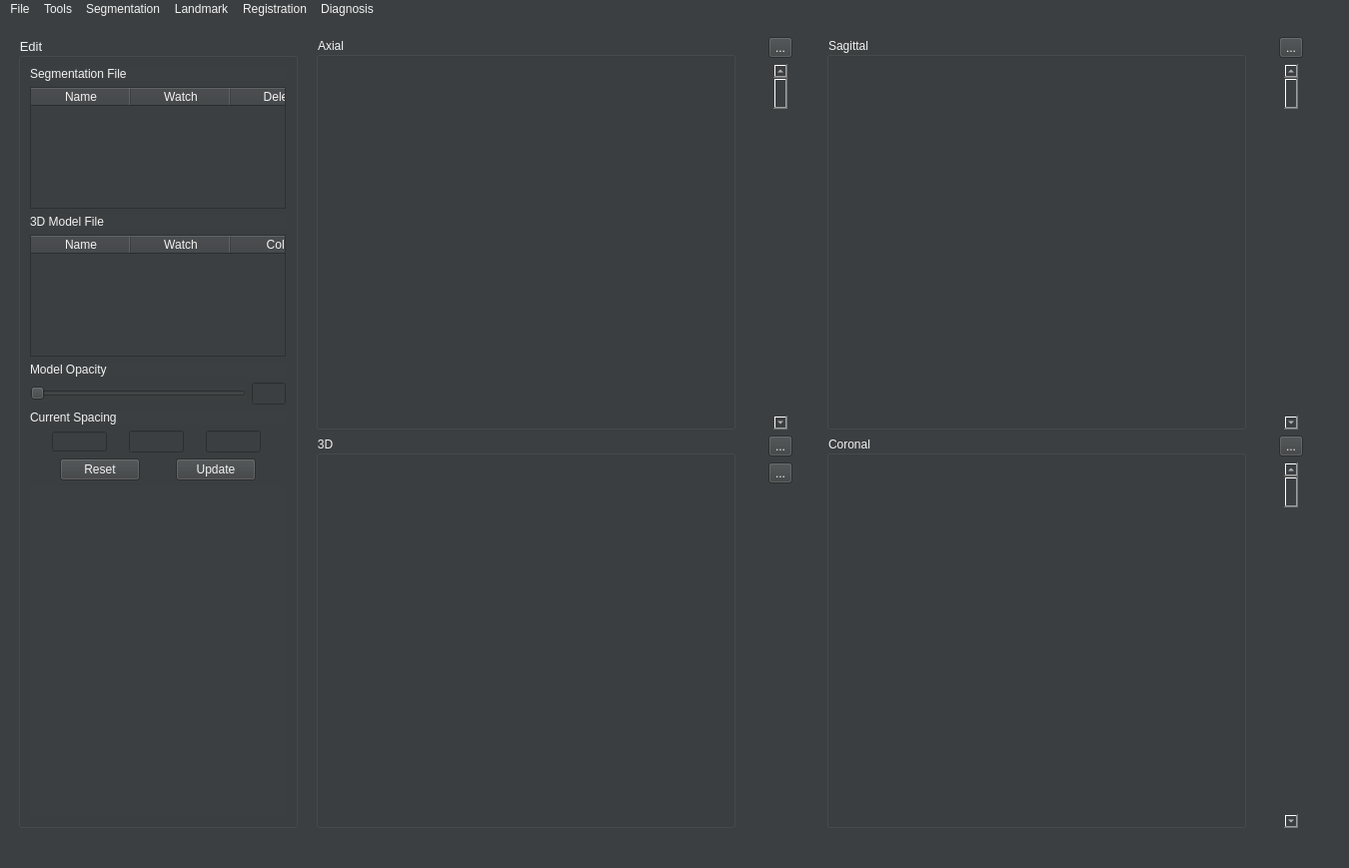
<?xml version="1.0" encoding="UTF-8"?>
<ui version="4.0">
 <class>MainWindow</class>
 <widget class="QMainWindow" name="MainWindow">
  <property name="geometry">
   <rect>
    <x>0</x>
    <y>0</y>
    <width>1350</width>
    <height>869</height>
   </rect>
  </property>
  <property name="minimumSize">
   <size>
    <width>0</width>
    <height>0</height>
   </size>
  </property>
  <property name="maximumSize">
   <size>
    <width>16777215</width>
    <height>16777215</height>
   </size>
  </property>
  <property name="windowTitle">
   <string>MainWindow</string>
  </property>
  <property name="styleSheet">
   <string notr="true">background-color:#3c3f41;
color: #f2f2f2;</string>
  </property>
  <widget class="QWidget" name="centralwidget">
   <property name="sizePolicy">
    <sizepolicy hsizetype="Expanding" vsizetype="Preferred">
     <horstretch>0</horstretch>
     <verstretch>0</verstretch>
    </sizepolicy>
   </property>
   <property name="minimumSize">
    <size>
     <width>0</width>
     <height>0</height>
    </size>
   </property>
   <property name="maximumSize">
    <size>
     <width>16777215</width>
     <height>16777215</height>
    </size>
   </property>
   <layout class="QHBoxLayout" name="horizontalLayout_2">
    <property name="spacing">
     <number>0</number>
    </property>
    <item>
     <widget class="QWidget" name="widget" native="true">
      <property name="sizePolicy">
       <sizepolicy hsizetype="Fixed" vsizetype="Preferred">
        <horstretch>0</horstretch>
        <verstretch>0</verstretch>
       </sizepolicy>
      </property>
      <property name="minimumSize">
       <size>
        <width>0</width>
        <height>0</height>
       </size>
      </property>
      <property name="maximumSize">
       <size>
        <width>16777215</width>
        <height>16777215</height>
       </size>
      </property>
      <layout class="QVBoxLayout" name="verticalLayout_2">
       <item>
        <widget class="QGroupBox" name="groupBox">
         <property name="maximumSize">
          <size>
           <width>16777215</width>
           <height>16777215</height>
          </size>
         </property>
         <property name="font">
          <font>
           <pointsize>10</pointsize>
          </font>
         </property>
         <property name="title">
          <string>Edit</string>
         </property>
         <layout class="QVBoxLayout" name="verticalLayout">
          <item>
           <widget class="QLabel" name="label_3">
            <property name="text">
             <string>Segmentation File</string>
            </property>
           </widget>
          </item>
          <item>
           <widget class="QTableWidget" name="seg_tableWidget">
            <property name="styleSheet">
             <string notr="true">QHeaderView::section{background-color:#3c3f41;color: #f2f2f2;};</string>
            </property>
            <property name="horizontalScrollBarPolicy">
             <enum>Qt::ScrollBarAlwaysOff</enum>
            </property>
            <column>
             <property name="text">
              <string>Name</string>
             </property>
            </column>
            <column>
             <property name="text">
              <string>Watch</string>
             </property>
            </column>
            <column>
             <property name="text">
              <string>Delete</string>
             </property>
            </column>
           </widget>
          </item>
          <item>
           <widget class="QLabel" name="label">
            <property name="text">
             <string>3D Model File</string>
            </property>
           </widget>
          </item>
          <item>
           <widget class="QTableWidget" name="tableView">
            <property name="minimumSize">
             <size>
              <width>0</width>
              <height>100</height>
             </size>
            </property>
            <property name="styleSheet">
             <string notr="true">QHeaderView::section{background-color:#3c3f41;color: #f2f2f2;};</string>
            </property>
            <property name="horizontalScrollBarPolicy">
             <enum>Qt::ScrollBarAlwaysOff</enum>
            </property>
            <property name="columnCount">
             <number>4</number>
            </property>
            <column>
             <property name="text">
              <string>Name</string>
             </property>
            </column>
            <column>
             <property name="text">
              <string>Watch</string>
             </property>
            </column>
            <column>
             <property name="text">
              <string>Color</string>
             </property>
            </column>
            <column>
             <property name="text">
              <string>Delete</string>
             </property>
            </column>
           </widget>
          </item>
          <item>
           <widget class="QLabel" name="label_2">
            <property name="text">
             <string>Model Opacity</string>
            </property>
           </widget>
          </item>
          <item>
           <layout class="QHBoxLayout" name="horizontalLayout">
            <item>
             <widget class="QSlider" name="horizontalSlider">
              <property name="orientation">
               <enum>Qt::Horizontal</enum>
              </property>
             </widget>
            </item>
            <item>
             <widget class="QLineEdit" name="lineEdit">
              <property name="maximumSize">
               <size>
                <width>34</width>
                <height>25</height>
               </size>
              </property>
             </widget>
            </item>
           </layout>
          </item>
          <item>
           <widget class="QLabel" name="label_4">
            <property name="text">
             <string>Current Spacing</string>
            </property>
           </widget>
          </item>
          <item>
           <layout class="QHBoxLayout" name="horizontalLayout_5">
            <property name="spacing">
             <number>0</number>
            </property>
            <item>
             <widget class="QLineEdit" name="lineEdit_4">
              <property name="maximumSize">
               <size>
                <width>55</width>
                <height>20</height>
               </size>
              </property>
             </widget>
            </item>
            <item>
             <widget class="QLineEdit" name="lineEdit_3">
              <property name="maximumSize">
               <size>
                <width>55</width>
                <height>16777215</height>
               </size>
              </property>
             </widget>
            </item>
            <item>
             <widget class="QLineEdit" name="lineEdit_2">
              <property name="maximumSize">
               <size>
                <width>55</width>
                <height>16777215</height>
               </size>
              </property>
             </widget>
            </item>
           </layout>
          </item>
          <item>
           <layout class="QHBoxLayout" name="horizontalLayout_6">
            <item>
             <widget class="QPushButton" name="pushButton_2">
              <property name="maximumSize">
               <size>
                <width>80</width>
                <height>16777215</height>
               </size>
              </property>
              <property name="text">
               <string>Reset</string>
              </property>
             </widget>
            </item>
            <item>
             <widget class="QPushButton" name="pushButton">
              <property name="maximumSize">
               <size>
                <width>80</width>
                <height>16777215</height>
               </size>
              </property>
              <property name="text">
               <string>Update</string>
              </property>
             </widget>
            </item>
           </layout>
          </item>
          <item>
           <widget class="QWidget" name="verticalWidget" native="true">
            <property name="minimumSize">
             <size>
              <width>0</width>
              <height>330</height>
             </size>
            </property>
            <layout class="QVBoxLayout" name="verticalLayout_4">
             <property name="leftMargin">
              <number>0</number>
             </property>
             <property name="topMargin">
              <number>0</number>
             </property>
             <property name="rightMargin">
              <number>0</number>
             </property>
             <property name="bottomMargin">
              <number>0</number>
             </property>
            </layout>
           </widget>
          </item>
         </layout>
        </widget>
       </item>
      </layout>
     </widget>
    </item>
    <item>
     <widget class="QWidget" name="Image_widget" native="true">
      <property name="sizePolicy">
       <sizepolicy hsizetype="Preferred" vsizetype="Preferred">
        <horstretch>0</horstretch>
        <verstretch>0</verstretch>
       </sizepolicy>
      </property>
      <property name="minimumSize">
       <size>
        <width>700</width>
        <height>0</height>
       </size>
      </property>
      <property name="maximumSize">
       <size>
        <width>16777215</width>
        <height>16777215</height>
       </size>
      </property>
      <layout class="QGridLayout" name="gridLayout" rowstretch="1,1">
       <item row="1" column="2">
        <widget class="QGroupBox" name="G3">
         <property name="minimumSize">
          <size>
           <width>420</width>
           <height>320</height>
          </size>
         </property>
         <property name="maximumSize">
          <size>
           <width>16777215</width>
           <height>16777215</height>
          </size>
         </property>
         <property name="title">
          <string>Coronal</string>
         </property>
         <layout class="QGridLayout" name="gridLayout_G3"/>
        </widget>
       </item>
       <item row="0" column="1">
        <layout class="QVBoxLayout" name="verticalLayout_Transverse">
         <item alignment="Qt::AlignHCenter">
          <widget class="QToolButton" name="toolButton_Transverse">
           <property name="text">
            <string>...</string>
           </property>
          </widget>
         </item>
         <item alignment="Qt::AlignHCenter">
          <widget class="QScrollBar" name="verticalScrollBar">
           <property name="minimumSize">
            <size>
             <width>10</width>
             <height>320</height>
            </size>
           </property>
           <property name="maximumSize">
            <size>
             <width>16777215</width>
             <height>16777215</height>
            </size>
           </property>
           <property name="orientation">
            <enum>Qt::Vertical</enum>
           </property>
          </widget>
         </item>
        </layout>
       </item>
       <item row="0" column="2">
        <widget class="QGroupBox" name="G2">
         <property name="minimumSize">
          <size>
           <width>420</width>
           <height>320</height>
          </size>
         </property>
         <property name="maximumSize">
          <size>
           <width>16777215</width>
           <height>16777215</height>
          </size>
         </property>
         <property name="title">
          <string>Sagittal</string>
         </property>
         <layout class="QGridLayout" name="gridLayout_G2"/>
        </widget>
       </item>
       <item row="0" column="3">
        <layout class="QVBoxLayout" name="verticalLayout_Sagittal">
         <item alignment="Qt::AlignHCenter">
          <widget class="QToolButton" name="toolButton_Sagittal">
           <property name="text">
            <string>...</string>
           </property>
          </widget>
         </item>
         <item alignment="Qt::AlignHCenter">
          <widget class="QScrollBar" name="verticalScrollBar_2">
           <property name="minimumSize">
            <size>
             <width>10</width>
             <height>320</height>
            </size>
           </property>
           <property name="maximumSize">
            <size>
             <width>16777215</width>
             <height>16777215</height>
            </size>
           </property>
           <property name="orientation">
            <enum>Qt::Vertical</enum>
           </property>
          </widget>
         </item>
        </layout>
       </item>
       <item row="1" column="0">
        <widget class="QGroupBox" name="G4">
         <property name="minimumSize">
          <size>
           <width>420</width>
           <height>320</height>
          </size>
         </property>
         <property name="maximumSize">
          <size>
           <width>16777215</width>
           <height>16777215</height>
          </size>
         </property>
         <property name="title">
          <string>3D</string>
         </property>
         <layout class="QGridLayout" name="gridLayout_G4"/>
        </widget>
       </item>
       <item row="0" column="0">
        <widget class="QGroupBox" name="G1">
         <property name="minimumSize">
          <size>
           <width>420</width>
           <height>320</height>
          </size>
         </property>
         <property name="maximumSize">
          <size>
           <width>16777215</width>
           <height>16777215</height>
          </size>
         </property>
         <property name="title">
          <string>Axial</string>
         </property>
         <layout class="QGridLayout" name="gridLayout_G1"/>
        </widget>
       </item>
       <item row="1" column="3">
        <layout class="QVBoxLayout" name="verticalLayout_Coronal">
         <item alignment="Qt::AlignHCenter">
          <widget class="QToolButton" name="toolButton_Coronal">
           <property name="text">
            <string>...</string>
           </property>
          </widget>
         </item>
         <item alignment="Qt::AlignHCenter">
          <widget class="QScrollBar" name="verticalScrollBar_3">
           <property name="minimumSize">
            <size>
             <width>10</width>
             <height>320</height>
            </size>
           </property>
           <property name="maximumSize">
            <size>
             <width>16777215</width>
             <height>16777215</height>
            </size>
           </property>
           <property name="orientation">
            <enum>Qt::Vertical</enum>
           </property>
          </widget>
         </item>
        </layout>
       </item>
       <item row="1" column="1">
        <layout class="QVBoxLayout" name="verticalLayout_Transverse_2">
         <item alignment="Qt::AlignHCenter">
          <widget class="QToolButton" name="toolButton_3d">
           <property name="text">
            <string>...</string>
           </property>
          </widget>
         </item>
         <item alignment="Qt::AlignHCenter">
          <widget class="QToolButton" name="toolButton_reset_3d">
           <property name="text">
            <string>...</string>
           </property>
          </widget>
         </item>
         <item>
          <spacer name="verticalSpacer">
           <property name="orientation">
            <enum>Qt::Vertical</enum>
           </property>
           <property name="sizeHint" stdset="0">
            <size>
             <width>20</width>
             <height>40</height>
            </size>
           </property>
          </spacer>
         </item>
        </layout>
       </item>
      </layout>
     </widget>
    </item>
   </layout>
  </widget>
  <widget class="QStatusBar" name="statusbar"/>
  <widget class="QMenuBar" name="menuBar">
   <property name="geometry">
    <rect>
     <x>0</x>
     <y>0</y>
     <width>1350</width>
     <height>23</height>
    </rect>
   </property>
   <property name="styleSheet">
    <string notr="true">selection-background-color: rgba(82,130,164,1);
QMenuBar::item::selected{background:rgba(82,130,164,1);};
QMenu::item:selected {background:rgba(82,130,164,1);};
QMenu::item:pressed {background:rgba(82,130,164,0.4);};</string>
   </property>
   <property name="defaultUp">
    <bool>false</bool>
   </property>
   <property name="nativeMenuBar">
    <bool>true</bool>
   </property>
   <widget class="QMenu" name="menuFile">
    <property name="styleSheet">
     <string notr="true"/>
    </property>
    <property name="title">
     <string>File</string>
    </property>
    <widget class="QMenu" name="menuLoad_Mesh">
     <property name="title">
      <string>Load Mesh</string>
     </property>
     <addaction name="impAct1"/>
    </widget>
    <addaction name="actionAdd_Main_File"/>
    <addaction name="actionAdd_Seg_File"/>
    <addaction name="menuLoad_Mesh"/>
    <addaction name="actionSave_Main_File"/>
    <addaction name="actionSave_Seg_File"/>
    <addaction name="actionSave_modeling"/>
   </widget>
   <widget class="QMenu" name="menuTools">
    <property name="title">
     <string>Tools</string>
    </property>
    <addaction name="actionContrast"/>
    <addaction name="actionColorMap"/>
    <addaction name="actionhide_show_A"/>
    <addaction name="actionhide_show_S"/>
    <addaction name="actionhide_show_C"/>
    <addaction name="actionhide_show_3D"/>
    <addaction name="actionhide_show_edit"/>
    <addaction name="actionhide_show_label"/>
    <addaction name="actionModeling"/>
   </widget>
   <widget class="QMenu" name="menuSegmentation">
    <property name="title">
     <string>Segmentation</string>
    </property>
    <addaction name="seg_rib"/>
    <addaction name="actionseg_pelvic"/>
    <addaction name="actionseg_pelvic_cs_net"/>
    <addaction name="actionload_video"/>
    <addaction name="actionBatch_Segmentation"/>
    <addaction name="actionRib_Batch_Segmentation"/>
    <addaction name="actionDirectory_Dice"/>
   </widget>
   <widget class="QMenu" name="menuregistration">
    <property name="title">
     <string>Registration</string>
    </property>
    <widget class="QMenu" name="menuRegistration">
     <property name="title">
      <string>Registration</string>
     </property>
     <addaction name="actionrigid"/>
     <addaction name="actionaffine"/>
    </widget>
    <addaction name="menuRegistration"/>
    <addaction name="actionshow_floating_image"/>
    <addaction name="actionView_Fixed_Image"/>
    <addaction name="actionshow_registration_image"/>
    <addaction name="actionshow_compare_image"/>
   </widget>
   <widget class="QMenu" name="menuDiagnosis">
    <property name="title">
     <string>Diagnosis</string>
    </property>
    <addaction name="actionDiagnosis"/>
   </widget>
   <widget class="QMenu" name="menuLandmark">
    <property name="title">
     <string>Landmark</string>
    </property>
    <addaction name="actionLandmark"/>
   </widget>
   <addaction name="menuFile"/>
   <addaction name="menuTools"/>
   <addaction name="menuSegmentation"/>
   <addaction name="menuLandmark"/>
   <addaction name="menuregistration"/>
   <addaction name="menuDiagnosis"/>
  </widget>
  <action name="actionSave_Main_File">
   <property name="text">
    <string>Save Image File</string>
   </property>
   <property name="iconText">
    <string>Save</string>
   </property>
   <property name="toolTip">
    <string>Save</string>
   </property>
   <property name="shortcut">
    <string>Ctrl+S</string>
   </property>
   <property name="iconVisibleInMenu">
    <bool>true</bool>
   </property>
  </action>
  <action name="actionAdd_Seg_File">
   <property name="text">
    <string>Load Segmentation File</string>
   </property>
   <property name="shortcut">
    <string>Ctrl+F</string>
   </property>
  </action>
  <action name="actionChange">
   <property name="text">
    <string>Change</string>
   </property>
  </action>
  <action name="actionAdd_Main_File">
   <property name="text">
    <string>Load Image File</string>
   </property>
   <property name="shortcut">
    <string>Ctrl+O</string>
   </property>
  </action>
  <action name="actionSave_Seg_File">
   <property name="text">
    <string>Save Segmentation File</string>
   </property>
  </action>
  <action name="actionModeling">
   <property name="text">
    <string>3D Visualize</string>
   </property>
  </action>
  <action name="actionSave_modeling">
   <property name="text">
    <string>Save Mesh</string>
   </property>
  </action>
  <action name="actionContrast">
   <property name="text">
    <string>Contrast</string>
   </property>
  </action>
  <action name="actionColorMap">
   <property name="text">
    <string>ColorMap</string>
   </property>
  </action>
  <action name="actionhide_show_A">
   <property name="text">
    <string>Expand Show A</string>
   </property>
  </action>
  <action name="actionhide_show_S">
   <property name="text">
    <string>Expand Show S</string>
   </property>
  </action>
  <action name="actionhide_show_C">
   <property name="text">
    <string>Expand Show C</string>
   </property>
  </action>
  <action name="actionhide_show_3D">
   <property name="text">
    <string>Expand Show 3D</string>
   </property>
  </action>
  <action name="actionhide_show_edit">
   <property name="text">
    <string>Hide Show Edit</string>
   </property>
  </action>
  <action name="actionhide_show_label">
   <property name="text">
    <string>Hide Show Label</string>
   </property>
  </action>
  <action name="impAct1">
   <property name="text">
    <string>Load Mesh</string>
   </property>
  </action>
  <action name="seg_rib">
   <property name="text">
    <string>Rib Segmentation</string>
   </property>
  </action>
  <action name="actionseg_pelvic">
   <property name="text">
    <string>Pelvic Segmentation Ⅰ</string>
   </property>
  </action>
  <action name="actionseg_pelvic_cs_net">
   <property name="text">
    <string>Pelvic Segmentation Ⅱ</string>
   </property>
  </action>
  <action name="actionDiagnosis">
   <property name="text">
    <string>Diagnosis</string>
   </property>
  </action>
  <action name="actionshow_floating_image">
   <property name="text">
    <string>View Floating Image</string>
   </property>
  </action>
  <action name="actionshow_registration_image">
   <property name="text">
    <string>View Registered Image</string>
   </property>
  </action>
  <action name="actionshow_compare_image">
   <property name="text">
    <string>Compare Image</string>
   </property>
  </action>
  <action name="actionrigid">
   <property name="text">
    <string>Rigid</string>
   </property>
  </action>
  <action name="actionaffine">
   <property name="text">
    <string>Affine</string>
   </property>
  </action>
  <action name="actionload_video">
   <property name="text">
    <string>Load Video</string>
   </property>
  </action>
  <action name="actionView_Fixed_Image">
   <property name="text">
    <string>View Fixed Image</string>
   </property>
  </action>
  <action name="actionBatch_Segmentation">
   <property name="text">
    <string>Pelvic Batch Segmentation</string>
   </property>
  </action>
  <action name="actionRib_Batch_Segmentation">
   <property name="text">
    <string>Rib Batch Segmentation</string>
   </property>
  </action>
  <action name="actionDirectory_Dice">
   <property name="text">
    <string>Directory Dice</string>
   </property>
  </action>
  <action name="actionLandmark">
   <property name="text">
    <string>Landmark</string>
   </property>
  </action>
 </widget>
 <resources/>
 <connections/>
</ui>
